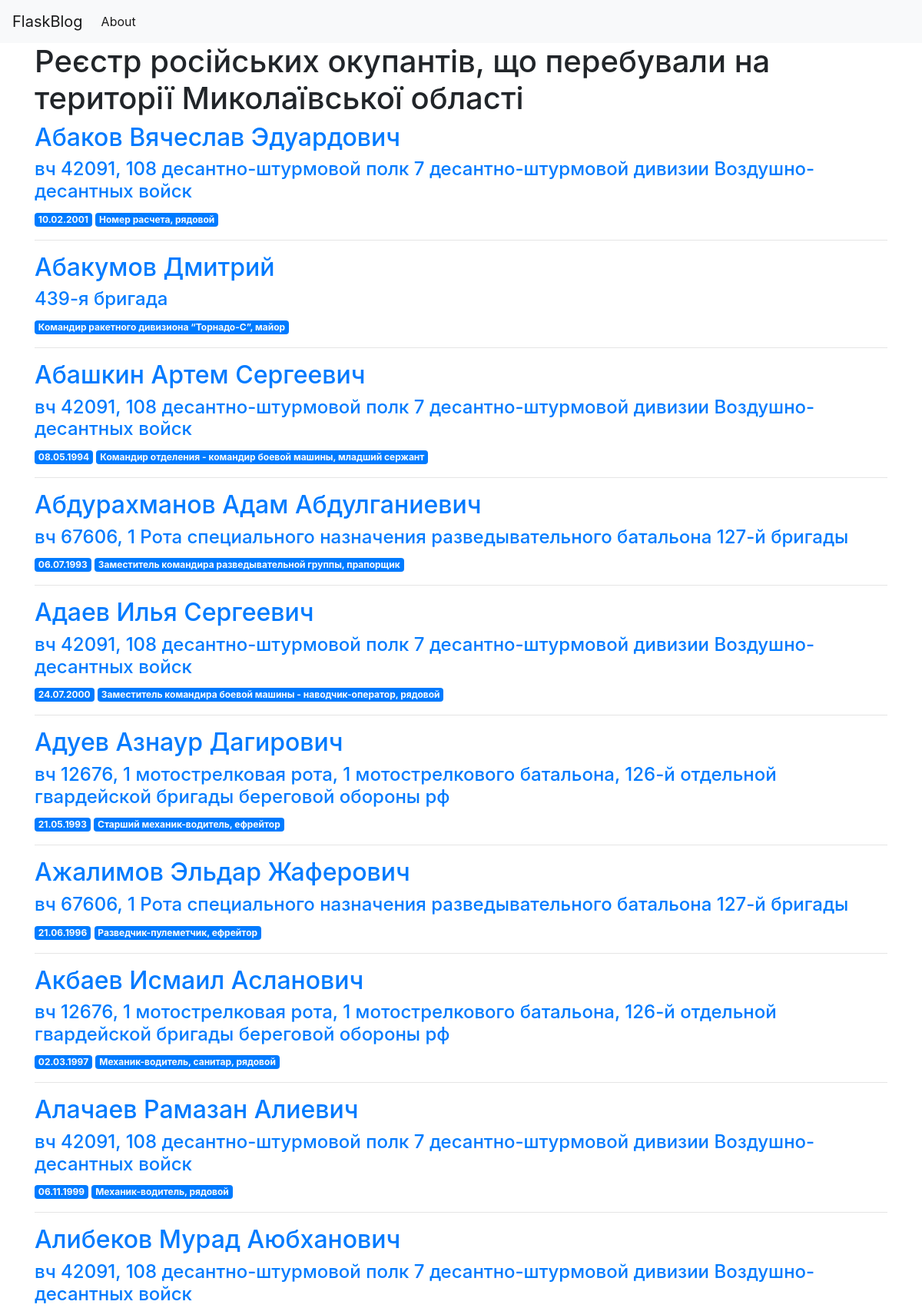
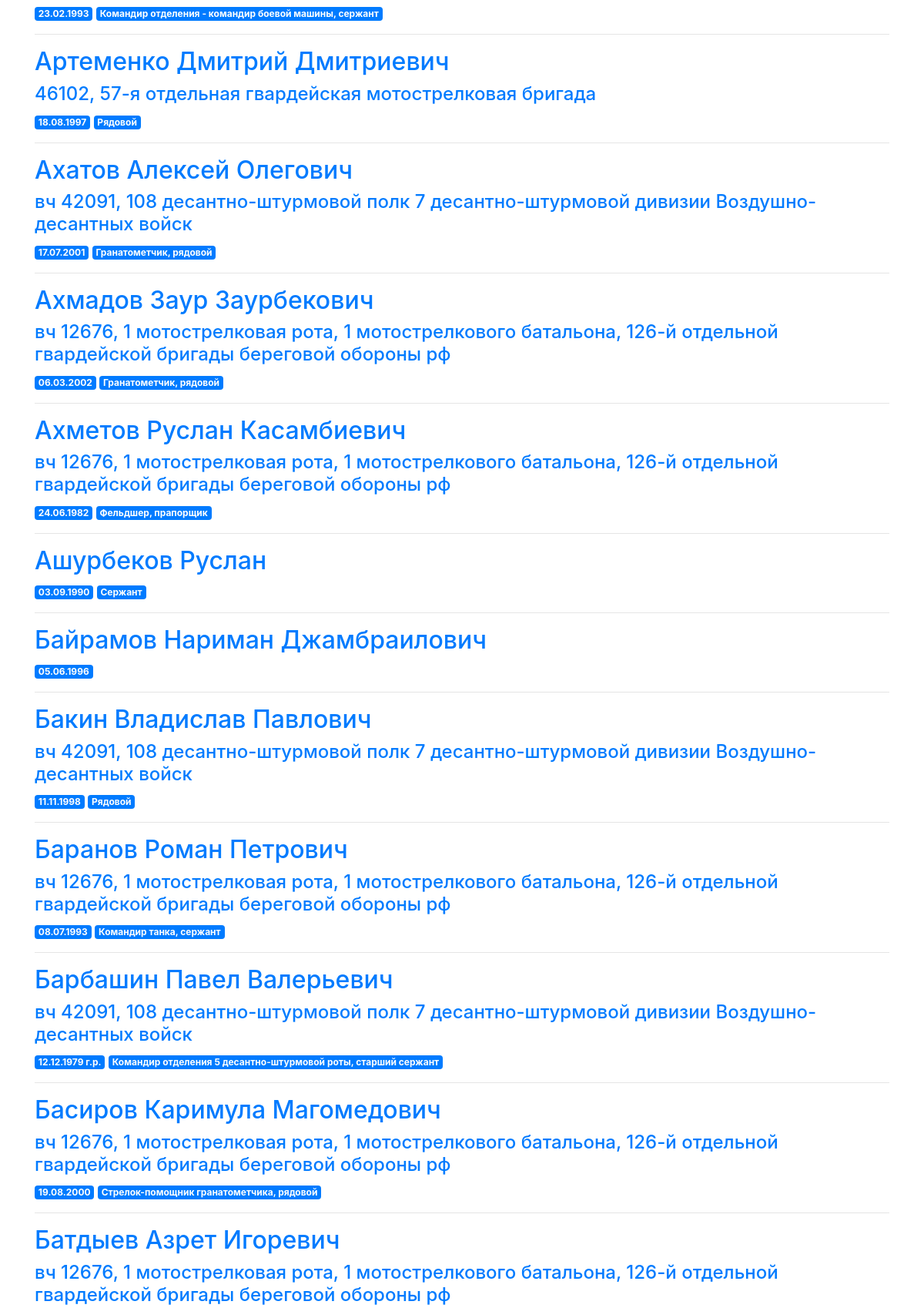
The page / (upper part) on the database its author committed (2 pictures, top to bottom).
### tables this page shows
CREATE TABLE posts (
        id INTEGER PRIMARY KEY AUTOINCREMENT,
        created TIMESTAMP NOT NULL DEFAULT CURRENT_TIMESTAMP,
        FIO TEXT,
        DOB TEXT,
        Position TEXT,
        Unit TEXT,
        Passport TEXT,
        Passport_Issue_Date TEXT,
        Issued_By TEXT,
        Taxpayer_Number TEXT,
        Social_Security_Number TEXT,
        Address TEXT,
        Phone_Number TEXT,
        Social_Media TEXT,
        Email TEXT,
        Status TEXT,
        Verified TEXT,
        Source TEXT,
        Image_File TEXT
    );

### app.py (the view)
@app.route('/')
def index():
    conn = get_db_connection()
    posts = conn.execute('SELECT * FROM posts').fetchall()
    conn.close()
    print(f"Template folder: {app.template_folder}")
    logging.debug(f"Static folder: {app.static_folder}")
    return render_template('index.html', posts=posts)

### app.py (called while the page is built)
def get_db_connection():
    conn = sqlite3.connect(db)
    conn.row_factory = sqlite3.Row
    return conn

### templates/index.html
{% extends 'base.html' %}
{% block content %}
    <h1>{% block title %} Реєстр російських окупантів, що перебували на території Миколаївської області {% endblock %}</h1>
    {% for post in posts %}
        <a href="{{ url_for('post', post_id=post['id'])}}">
            <h2>{{ post['FIO'] }}</h2>
        </a>
        <a href="{{ url_for('unit', post_unit=post['Unit'])}}">
            <h4>{{ post['Unit'] }}</h4>
        </a>
        <span class="badge badge-primary">{{ post['DOB'] }}</span>
        <span class="badge badge-primary">{{ post['Position'] }}</span>
        <hr>
    {% endfor %}
{% endblock %}

### rows shown on the page
posts: FIO "Абаков Вячеслав Эдуардович", Unit "вч 42091, 108 десантно-штурмовой полк 7 десантно-штурмовой дивизии Воздушно-десантных войск", DOB "10.02.2001", Position "Номер расчета, рядовой"
posts: FIO "Абакумов Дмитрий", Unit "439-я бригада", Position "Командир ракетного дивизиона “Торнадо-С”, майор"
posts: FIO "Абашкин Артем Сергеевич", Unit "вч 42091, 108 десантно-штурмовой полк 7 десантно-штурмовой дивизии Воздушно-десантных войск", DOB "08.05.1994", Position "Командир отделения - командир боевой машины, младший сержант"
posts: FIO "Абдурахманов Адам Абдулганиевич", Unit "вч 67606, 1 Рота специального назначения разведывательного батальона 127-й бригады", DOB "06.07.1993", Position "Заместитель командира разведывательной группы, прапорщик"
posts: FIO "Адаев Илья Сергеевич", Unit "вч 42091, 108 десантно-штурмовой полк 7 десантно-штурмовой дивизии Воздушно-десантных войск", DOB "24.07.2000", Position "Заместитель командира боевой машины - наводчик-оператор, рядовой"
posts: FIO "Адуев Азнаур Дагирович", Unit "вч 12676, 1 мотострелковая рота, 1 мотострелкового батальона, 126-й отдельной гвардейской бригады береговой обороны рф", DOB "21.05.1993", Position "Старший механик-водитель, ефрейтор"
posts: FIO "Ажалимов Эльдар Жаферович", Unit "вч 67606, 1 Рота специального назначения разведывательного батальона 127-й бригады", DOB "21.06.1996", Position "Разведчик-пулеметчик, ефрейтор"
posts: FIO "Акбаев Исмаил Асланович", Unit "вч 12676, 1 мотострелковая рота, 1 мотострелкового батальона, 126-й отдельной гвардейской бригады береговой обороны рф", DOB "02.03.1997", Position "Механик-водитель, санитар, рядовой"
posts: FIO "Алачаев Рамазан Алиевич", Unit "вч 42091, 108 десантно-штурмовой полк 7 десантно-штурмовой дивизии Воздушно-десантных войск", DOB "06.11.1999", Position "Механик-водитель, рядовой"
posts: FIO "Алибеков Мурад Аюбханович", Unit "вч 42091, 108 десантно-штурмовой полк 7 десантно-штурмовой дивизии Воздушно-десантных войск", DOB "23.02.1993", Position "Командир отделения - командир боевой машины, сержант"
posts: FIO "Артеменко Дмитрий Дмитриевич", Unit "46102, 57-я отдельная гвардейская мотострелковая бригада", DOB "18.08.1997", Position "Рядовой"
posts: FIO "Ахатов Алексей Олегович", Unit "вч 42091, 108 десантно-штурмовой полк 7 десантно-штурмовой дивизии Воздушно-десантных войск", DOB "17.07.2001", Position "Гранатометчик, рядовой"
posts: FIO "Ахмадов Заур Заурбекович", Unit "вч 12676, 1 мотострелковая рота, 1 мотострелкового батальона, 126-й отдельной гвардейской бригады береговой обороны рф", DOB "06.03.2002", Position "Гранатометчик, рядовой"
posts: FIO "Ахметов Руслан Касамбиевич", Unit "вч 12676, 1 мотострелковая рота, 1 мотострелкового батальона, 126-й отдельной гвардейской бригады береговой обороны рф", DOB "24.06.1982", Position "Фельдшер, прапорщик"
posts: FIO "Ашурбеков Руслан", DOB "03.09.1990", Position "Сержант"
posts: FIO "Байрамов Нариман Джамбраилович", DOB "05.06.1996"
posts: FIO "Бакин Владислав Павлович", Unit "вч 42091, 108 десантно-штурмовой полк 7 десантно-штурмовой дивизии Воздушно-десантных войск", DOB "11.11.1998", Position "Рядовой"
posts: FIO "Баранов Роман Петрович", Unit "вч 12676, 1 мотострелковая рота, 1 мотострелкового батальона, 126-й отдельной гвардейской бригады береговой обороны рф", DOB "08.07.1993", Position "Командир танка, сержант"
posts: FIO "Барбашин Павел Валерьевич", Unit "вч 42091, 108 десантно-штурмовой полк 7 десантно-штурмовой дивизии Воздушно-десантных войск", DOB "12.12.1979 г.р.", Position "Командир отделения 5 десантно-штурмовой роты, старший сержант"
posts: FIO "Басиров Каримула Магомедович", Unit "вч 12676, 1 мотострелковая рота, 1 мотострелкового батальона, 126-й отдельной гвардейской бригады береговой обороны рф", DOB "19.08.2000", Position "Стрелок-помощник гранатометчика, рядовой"
posts: FIO "Батдыев Азрет Игоревич", Unit "вч 12676, 1 мотострелковая рота, 1 мотострелкового батальона, 126-й отдельной гвардейской бригады береговой обороны рф"
